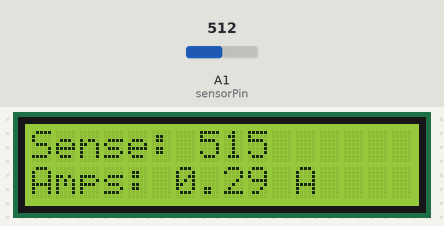
This sketch was run on a simulated Arduino Uno, built with avr-gcc and run on an emulated ATmega328P. On the bench: 16×2 character LCD. The inputs (shaded band) are chosen by the test bench; at power-on: A1 (sensorPin) = 512. What the sketch prints to the serial monitor is not drawn.

Above: at 1.3 s.
1.4 s: A1 (sensorPin) set to 716
At 3.2 s:
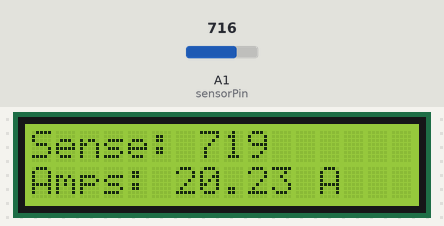
3.6 s: A1 (sensorPin) set to 900
At 5.0 s:
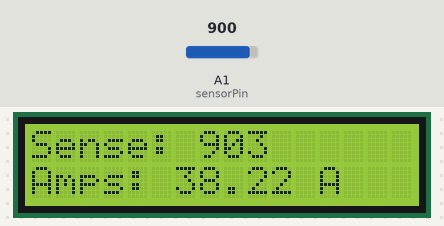
5.6 s: A1 (sensorPin) set to 1023
At 6.9 s:
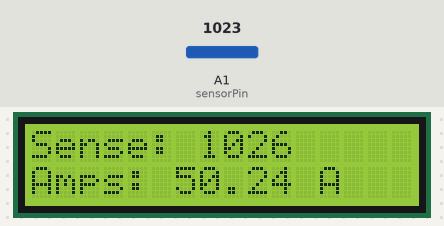
Timing chart, 0 to 8.6 s (numbered marks = the images above; inputs shaded):
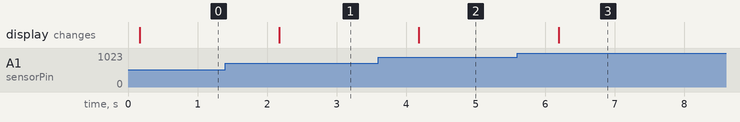

Measured:
- after the input at 1.4 s, the display: changes after 0.78 s (image 1)
- after the input at 3.6 s, the display: changes after 0.58 s (image 2)
- after the input at 5.6 s, the display: changes after 0.59 s (image 3)

The sketch:

current_sensor.ino
```cpp
/*
 Measure current directly using an ACS756SCA-50Amp unit.
 Circuit:
 --------
 IP+=|
 In  |             R1 10K
     |--3 ViOut  --/\/\/\---*----> pin A1
     |                      |
     o                     === C1 100nF
     o                      |
     o--2 Gnd --------------*----> GND
     o                      |
     o                     === C2 100nF
     |                      |
     |--1 Vcc---------------*----> 5V
 Out |
 IP-=|
*/

// include the library code:

#include <LiquidCrystal.h>
// initialize the library with the numbers of the interface pins
// Freetronics LCD: RS,E, bit4, bit5,bit6,bit7, LCD Backlight=D3
LiquidCrystal lcd(8,9,4,5,6,7);

// Note: A0 used for buttons on Freetronics LCD
//10bit: Nil=100+,  Rt = 0, Up = 145, Dn=329, Lt=505, Select = 741

const int numRows = 2;
const int numCols = 16;

int sensorPin = A1;     // select the input pin for the potentiometer
int sensorValue = 0;  // variable to store the value coming from the sensor
float slope = 0.09775; //171; //-50 to +50 amps (100amp range)/Max number of points by ADC

//offsets to cope with variations between chips, temp, setup, construction etc.
int senOffset = 3;  // 1 sensoffset ~ 0.07 ampoffset  // align so we get 512 at 0 volts.
float ampOffset = -0.05;     // arduino board // offset to align board with zero point

void setup() {
  Serial.begin(9600);
  lcd.begin(numCols, numRows);
  lcd.noBlink();
  pinMode(sensorPin,INPUT);
  delay(100);  // delay between setting pin modes and reading the pin;
}

void loop() {
  // read the value from the sensor:
  sensorValue = analogRead(sensorPin)+senOffset;   // get the current reading from the sensor (0-1024)
  float amps = ((slope*sensorValue)-50.0)+ampOffset; // result in amps

   // Output results
  lcd.setCursor(0,0);
  String rptSense="Sense: " + String(sensorValue) + " ";
  lcd.print(rptSense);
  lcd.setCursor(0,1);
  String rptAmps="Amps: " + String(amps)+" A ";
  lcd.print(rptAmps);
  Serial.print(rptSense);
  Serial.println("; " + rptAmps);
  delay(1000);  // delay between readings
}
```
